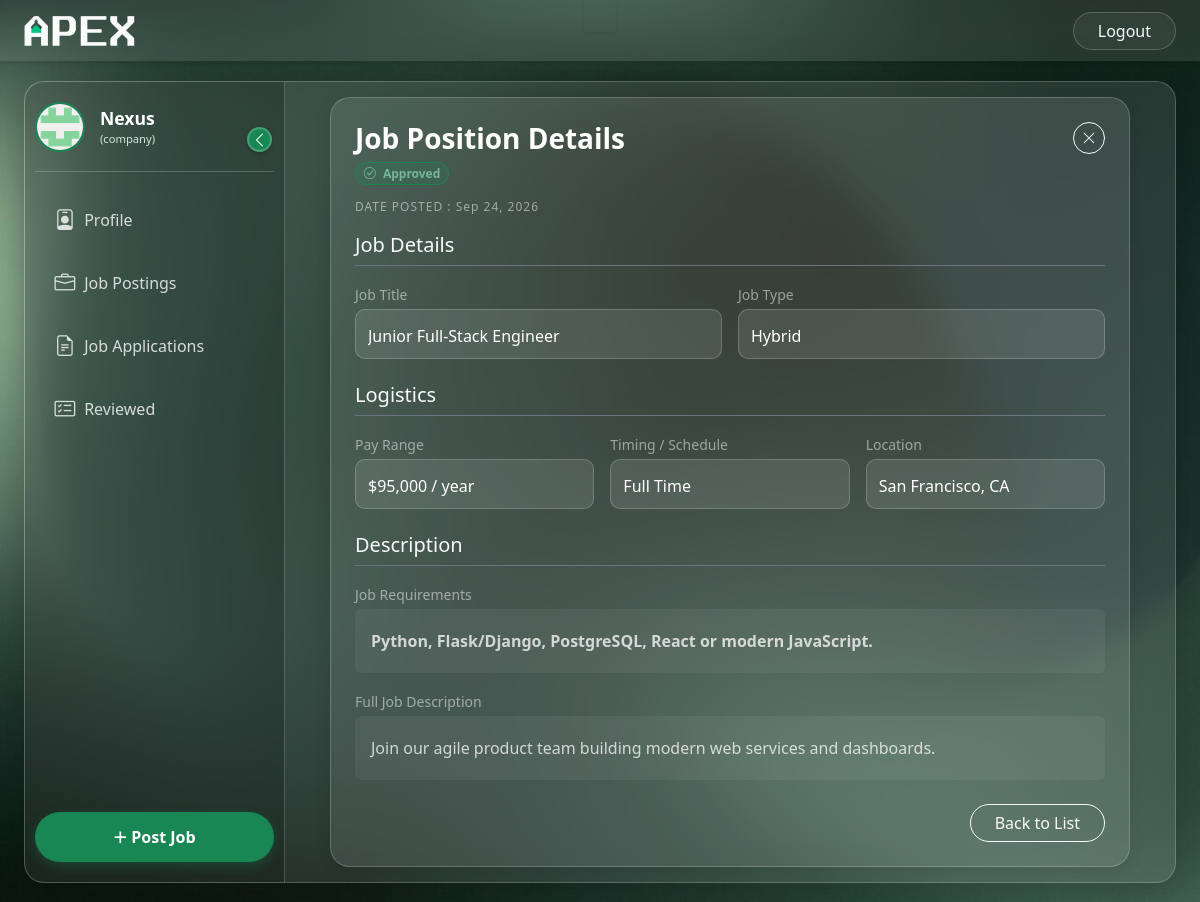
/company/job/view/6 (signed in), run on the app's committed database.
### controller/models.py (models this page shows, shortened)
class User(UserMixin,db.Model):
    id = db.Column(db.Integer, primary_key=True, autoincrement=True)
    name = db.Column(db.String(80), nullable=False)
    email = db.Column(db.String(120), unique=True, nullable=False)
    password = db.Column(db.String(200), nullable=False)
    contact = db.Column(db.String(10), nullable=False)
    created_at = db.Column(db.DateTime, nullable=False, default=db.func.current_timestamp())
    blacklisted = db.Column(db.Boolean, default=False)
    image_url = db.Column(db.String(225))
    fs_uniquifier = db.Column(db.String(255), unique=True, nullable=False, default=lambda: secrets.token_urlsafe(16))
    last_login_at = db.Column(db.DateTime)
    student_details = db.relationship('Student', backref='user', lazy=True, uselist=False)
    company_details = db.relationship('Company', backref='user', lazy=True, uselist=False)
    roles = db.relationship('Role', secondary='user_roles', backref='user', lazy=True, uselist=False)

class JobPosition(db.Model):
    id = db.Column(db.Integer, primary_key=True, autoincrement=True)
    company_id = db.Column(db.Integer, db.ForeignKey('company.id'), nullable=False)
    requirements = db.Column(db.String(200), nullable=False)
    job_location = db.Column(db.String(200), nullable=False)
    job_description = db.Column(db.String(700))
    job_title = db.Column(db.String(100), nullable=False)
    job_pay = db.Column(db.String(40), nullable=False)
    job_type = db.Column(db.String(7), nullable=False) # Remote , Onsite , Hybrid
    created_at = db.Column(db.DateTime, nullable=False, default=db.func.current_timestamp())
    job_status = db.Column(db.String(10), default='Hiring') # Hiring , Closed
    status = db.Column(db.String(20), default='Pending') # 'Pending', 'Approved', 'Rejected'
    job_timing = db.Column(db.String(30), nullable=False)
    views = db.Column(db.Integer, default=0)
    is_deleted = db.Column(db.Boolean, default=False)

### routes/company_routes.py (the view)
@company_bp.route('/job/view/<int:id>')
@company_required
def view_job(id):
    job = JobPosition.query.get_or_404(id)
    if job.company_id != current_user.company_details.id:
        flash("Unauthorized access.", "danger")
        return redirect(url_for('company_bp.job_postings'))
    return render_template('company/view_job.html',
                            job=job,
                            user=current_user)

### app.py (called while the page is built)
@login_manager.user_loader
def load_user(user_id):
    return User.query.get(int(user_id))

### routes/main_routes.py (called while the page is built, shortened)
@app.context_processor
def inject_notifications():
    return dict(unread_count=0)

### templates/company/view_job.html (shortened to what this page needs)
{% extends 'company/dashboard.html' %}
{% block dashboard_content %}
<div class="d-flex justify-content-center fade-in">
    <div class="glass-card p-4" style="width: 100%; max-width: 800px;">
        <div class="d-flex justify-content-between align-items-start mb-2">
            <div>
                <h3 class="text-white fw-bold mb-1">Job Position Details</h3>
                {% if job.status == "Approved" %}
                    <span class="badge bg-success-subtle text-success rounded-pill border border-success">
                        <i class="bi bi-check-circle me-1"></i>  Approved
                    </span>
                {% else %}
                    <span class="badge bg-warning-subtle text-warning rounded-pill border border-warning">
                        <i class="bi bi-hourglass-split me-1"></i> Pending Approval
                    </span>
                {% endif %}
            </div>
            <a href="{{ url_for('company_bp.job_postings') }}" class="btn btn-sm btn-outline-light rounded-circle" style="width: 32px; height: 32px; display: flex; align-items: center; justify-content: center;">
                <i class="bi bi-x-lg"></i>
            </a>
        </div>
        <div class="mb-3">
        <small class="text-white-50 text-uppercase text-xs ">Date Posted :</small>
        <span class="text-white-50 text-xs">{{ job.created_at.strftime('%b %d, %Y') }}</span>
        </div>
        <form> <h5 class="text-light mb-3 border-bottom border-secondary pb-2">Job Details</h5>
            <div class="row g-3 mb-4">
                <div class="col-md-6">
                    <label class="text-white-50 small mb-1">Job Title</label>
                    <input type="text" class="form-control glass-input text-white" value="{{ job.job_title }}" readonly>
                </div>
                <div class="col-md-6">
                    <label class="text-white-50 small mb-1">Job Type</label>
                    <input type="text" class="form-control glass-input text-white" value="{{ job.job_type }}" readonly>
                </div>
            </div>
            <h5 class="text-light mb-3 border-bottom border-secondary pb-2">Logistics</h5>
            <div class="row g-3 mb-4">
                <div class="col-md-4">
                    <label class="text-white-50 small mb-1">Pay Range</label>
                    <input type="text" class="form-control glass-input text-white" value="{{ job.job_pay }}" readonly>
                </div>
                <div class="col-md-4">
                    <label class="text-white-50 small mb-1">Timing / Schedule</label>
                    <input type="text" class="form-control glass-input text-white" value="{{ job.job_timing }}" readonly>
                </div>
                <div class="col-md-4">
                    <label class="text-white-50 small mb-1">Location</label>
                    <input type="text" class="form-control glass-input text-white" value="{{ job.job_location }}" readonly>
                </div>
            </div>
            <h5 class="text-light mb-3 border-bottom border-secondary pb-2">Description</h5>
            <label class="text-white-50 small mb-1">Job Requirements</label>
            <div class=" mb-3" >
                <div class="p-3 rounded" style="background: rgba(255,255,255,0.05);">
                    <p class="text-white fw-bold lh-lg opacity-75 mb-0">
                    {{ job.requirements }}
                    </p>
                </div>
            </div>
            <label class="text-white-50 small mb-1">Full Job Description</label>
            <div class="mb-4">
                <div class="p-3 rounded" style="background: rgba(255,255,255,0.05);">
                <p class="text-white lh-lg opacity-75 mb-0">{{ job.job_description }}</p>
                </div>
            </div>
            <div class="d-grid gap-2 d-md-flex justify-content-md-end">
                <a href="{{ url_for('company_bp.job_postings') }}" class="btn btn-outline-light px-4 rounded-pill">Back to List</a>
            </div>
        </form>
    </div>
</div>
{% endblock %}

### templates/company/dashboard.html (shortened to what this page needs)
{% extends 'base.html' %}
{% block content %}
<div class="w-100 p-0">
    <div class="dashboard-wrapper">
            <aside class="sidebar" id="sidebar">
                <div class="user-profile-section">
                    <img src="{{user.image_url}}" alt="Profile" class="user-avatar">
                    <div class="user-info">
                        <p class="user-name text-truncate">{{user.name.split()[0]}}</p>
                        <p class="user-role">(company)</p>
                    </div>
                    <button class="toggle-btn" id="sidebarToggle" >
                        <i class="bi bi-chevron-left"></i>
                    </button>
                </div>
                <div class="nav-section">
                    <a href="{{ url_for('company_bp.profile') }}" class="sidebar-link {% if active_page == 'profile' %}active{% endif %}">
                        <i class="bi bi-person-badge"></i>
                        <span class="nav-text">&nbsp;Profile</span>
                    </a>
                    <a href="{{ url_for('company_bp.job_postings') }}" class="sidebar-link {% if active_page == 'jobs' %}active{% endif %}">
                        <i class="bi bi-briefcase"></i>
                        <span class="nav-text">&nbsp;Job Postings</span>
                    </a>
                    <a href="{{ url_for('company_bp.applications') }}" class="sidebar-link {% if active_page == 'applications' %}active{% endif %}">
                        <i class="bi bi-file-earmark-text"></i>
                        <span class="nav-text">&nbsp;Job Applications</span>
                    </a>
                    <a href="{{ url_for('company_bp.reviewed') }}" class="sidebar-link {% if active_page == 'notifications' %}active{% endif %}">
                        <i class="bi bi-card-checklist"></i>
                        <span class="nav-text">&nbsp;Reviewed</span>
                    </a>
                </div>
                <div class="create-btn-container">
                    <a href="/company/jobs/create" class="btn-create" title="Create New">
                        <span class="btn-icon">+</span>
                        <span class="btn-text">&nbsp;Post Job</span>
                    </a>
                </div>
            </aside>
            <main class="main-content">
                {% block dashboard_content %}
                {% endblock %}
            </main>
        </div>
    </div>
    {% endblock %}

### static/css/style.css (style rules this page uses)
:root { --primary-green: #198754; --dark-green: #0f5132; --forest-green: #2E8B57; --navbar-bg: #206a5d; --teal-green: #206a5d; --light-green: #d1e7dd; --glass-bg: rgba(255, 255, 255, 0.1); --glass-border: rgba(255, 255, 255, 0.2); --text-white: #ffffff; --text-muted: rgba(255, 255, 255, 0.7); }
body,html { overscroll-behavior: none; background-image: url("../uploads/Background.jpg"); background-repeat: no-repeat; background-size: cover; background-attachment: fixed; min-height: 100vh; font-family: 'Segoe UI', Tahoma, Geneva, Verdana, sans-serif; }
.glass-input { background: rgba(255, 255, 255, 0.1) !important; border: 1px solid rgba(255, 255, 255, 0.2) !important; color: white !important; height: 50px; border-radius: 10px; }
.glass-input::placeholder { color: var(--text-muted); }
.form-control { padding-top: 10px; }
.dashboard-wrapper { display: flex; background: var(--glass-bg); backdrop-filter: blur(15px); -webkit-backdrop-filter: blur(15px); border: 1px solid var(--glass-border); box-shadow: 0 8px 32px rgba(0,0,0,0.2); margin-top: 20px; height: calc(100vh - 100px); border-radius: 20px; overflow: hidden; position: relative; }
.sidebar { width: 260px; background: rgba(0, 0, 0, 0.2); border-right: 1px solid var(--glass-border); display: flex; flex-direction: column; transition: width 0.3s ease; padding: 20px 10px; position: relative; z-index: 100; flex-shrink: 0; }
.toggle-btn { position: absolute; right: 2px; top: 25px; background: var(--primary-green); border: 2px solid rgba(255,255,255,0.2); color: white; width: 25px; height: 25px; border-radius: 50%; display: flex; align-items: center; justify-content: center; cursor: pointer; z-index: 200; transition: 0.3s; box-shadow: 0 2px 5px rgba(0,0,0,0.2); }
.user-profile-section { display: flex; align-items: center; padding-bottom: 20px; margin-bottom: 20px; border-bottom: 1px solid var(--glass-border); position: relative; height: 70px; overflow: hidden; }
.user-avatar { width: 50px; height: 50px; border-radius: 50%; object-fit: cover; border: 2px solid var(--primary-green); background: #eee; flex-shrink: 0; }
.user-info { margin-left: 15px; overflow: hidden; white-space: nowrap; }
.user-name { font-weight: 600; color: white; margin: 0; font-size: 1.1rem; }
.user-role { font-size: 0.7rem; color: var(--light-green); margin: 0; }
.nav-section { flex-grow: 1; }
.sidebar-link { display: flex; align-items: center; color: rgba(255,255,255,0.8); text-decoration: none; padding: 12px 15px; margin-bottom: 8px; border-radius: 12px; transition: all 0.2s; white-space: nowrap; position: relative; z-index: 101; }
.sidebar-link i { font-size: 1.3rem; min-width: 30px; text-align: center; }
.create-btn-container { margin-top: auto; }
.btn-create { display: flex; align-items: center; justify-content: center; background: var(--primary-green); color: white; border: none; height: 50px; width: 100%; border-radius: 25px; font-weight: 600; transition: all 0.3s; text-decoration: none; overflow: hidden; white-space: nowrap; box-shadow: 0 4px 12px rgba(25, 135, 84, 0.3); z-index: 101; }
.btn-icon { font-size: 1.5rem; font-weight: 300; line-height: 1; }
.main-content { flex-grow: 1; padding: 15px; overflow-y: auto; }
.glass-card { background: var(--glass-bg); border: 1px solid var(--glass-border); border-radius: 20px; padding: 25px; box-shadow: 0 4px 15px rgba(0,0,0,0.1); }
.text-xs { font-size: 0.75rem; letter-spacing: 1px; }
.fade-in { animation: fadeIn 0.5s ease-in-out; }
.text-truncate { white-space: nowrap; overflow: hidden; text-overflow: ellipsis; display: block; }
.bg-success-subtle { background-color: rgba(25, 135, 84, 0.2) !important; color: #75b798 !important; }

### data on the page
User: image_url (picture), name "Nexus"
JobPosition: created_at "Sep 24, 2026", job_title "Junior Full-Stack Engineer", job_type "Hybrid", job_pay "$95,000 / year", job_timing "Full Time", job_location "San Francisco, CA", requirements "Python, Flask/Django, PostgreSQL, React or modern JavaScript.", job_description "Join our agile product team building modern web services and dashboards."
